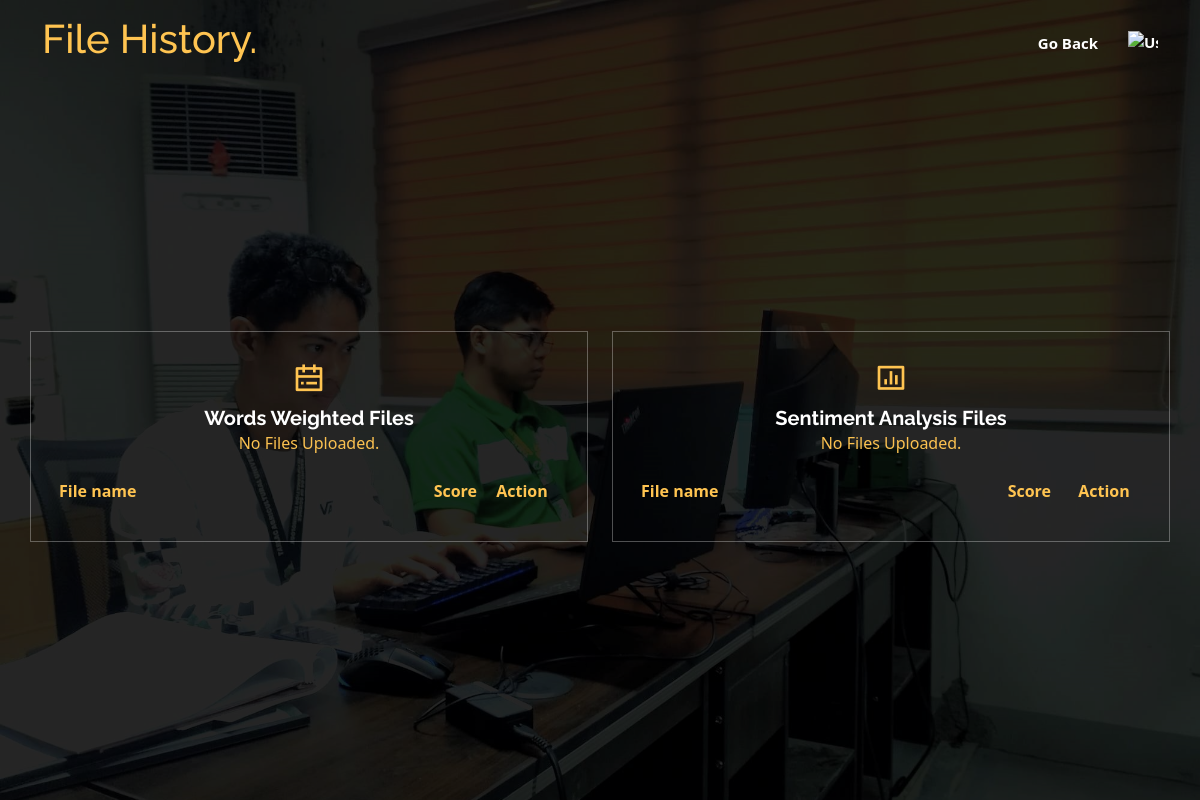
Page /user-files/ (signed in) on the earlier database version.
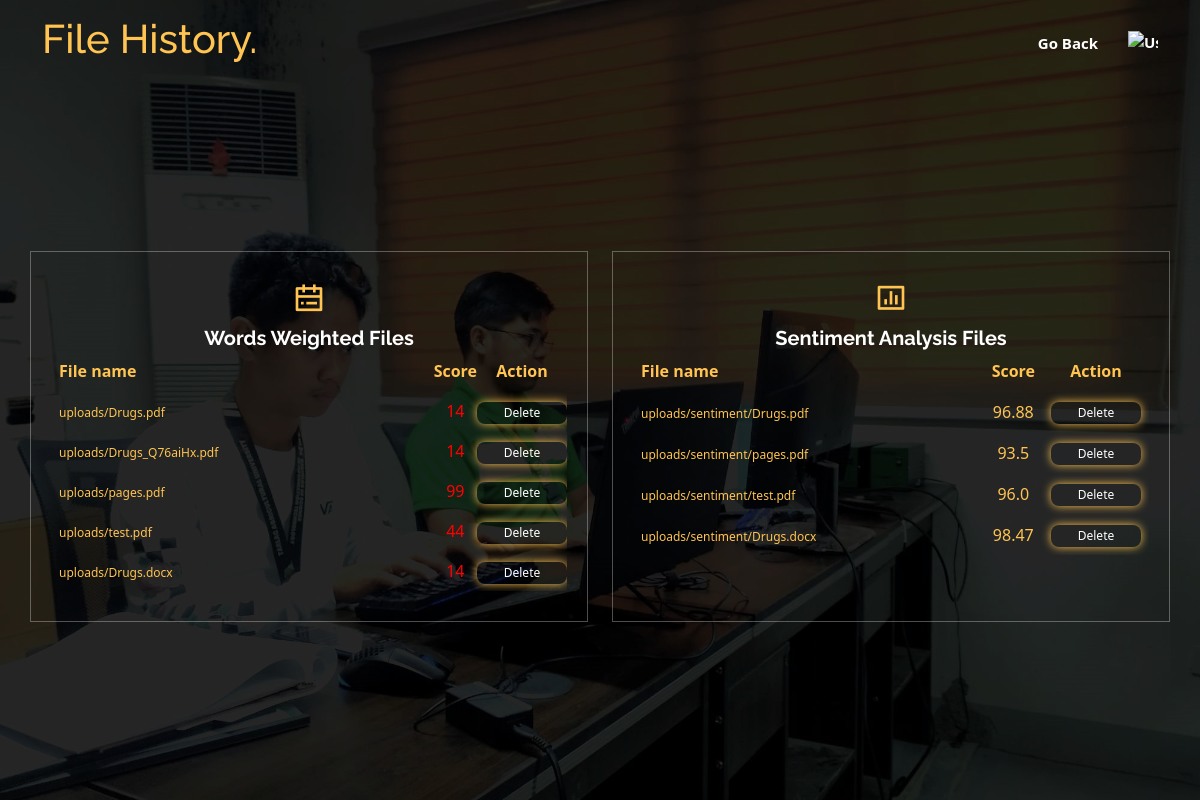
Same page on the later database version.
### myApp/models.py (models this page shows, shortened)
class FileKeywordCount(models.Model):
    user = models.ForeignKey(User, on_delete=models.CASCADE)
    file = models.FileField(upload_to='uploads/')
    file_type = models.CharField(max_length=10)
    keyword_count = models.JSONField()
    date_added = models.DateField(default=timezone.now)
    backUp = models.IntegerField(default=1)
    date_backUp = models.DateField(default=timezone.now)

class UploadedFile(models.Model):
    user = models.ForeignKey(get_user_model(), on_delete=models.CASCADE)
    document = models.FileField(upload_to='uploads/sentiment/')
    similarity_score = models.FloatField(null=True, blank=True)
    date_added = models.DateField(default=timezone.now)
    file_type = models.CharField(max_length=100)  # Add the file_type field
    backUp = models.IntegerField(default=1)
    date_backUp = models.DateField(default=timezone.now)

### myApp/views.py (the view)
# urls.py: path('user-files/', views.user_files, name='user_files'),
@login_required
def user_files(request):
    user_files = FileKeywordCount.objects.filter(user=request.user)
    Sentiment_file = UploadedFile.objects.filter(user=request.user)
    if user_files.exists():
        for file_entry in user_files:
            overall_total = sum(data['total'] for data in file_entry.keyword_count.values())
            accept_score = AcceptScore.objects.first()  # Assuming only one accept score exists
            if overall_total == accept_score.score:
                score_description = "Score Passed"
            elif overall_total < accept_score.score:
                score_description = "Failed, Score is Below the passing score"
            else:
                score_description = "Failed, Score is Higher than the passing score"
            file_entry.overall_total = overall_total
            file_entry.score_description = score_description
    else:
        return render(request, 'user_files.html', {'no_data_available': True, 'Sentiment_file': Sentiment_file})
    if Sentiment_file.exists():
        return render(request, 'user_files.html', {'user_files': user_files, 'Sentiment_file': Sentiment_file})
    else:
        return render(request, 'user_files.html', {'no_sentiment_data_available': True, 'user_files': user_files})

### templates/user_files.html (shortened to what the changed rows need)
{% load static %}
<!DOCTYPE html>
<html lang="en">
<head>
    <link href="{% static 'vendor/aos/aos.css' %}" rel="stylesheet">
    <link href="{% static 'vendor/bootstrap/css/bootstrap.min.css' %}" rel="stylesheet">
    <link href="{% static 'vendor/bootstrap-icons/bootstrap-icons.css' %}" rel="stylesheet">
    <link href="{% static 'vendor/boxicons/css/boxicons.min.css' %}" rel="stylesheet">
    <link href="{% static 'vendor/glightbox/css/glightbox.min.css' %}" rel="stylesheet">
    <link href="{% static 'vendor/remixicon/remixicon.css' %}" rel="stylesheet">
    <link href="{% static 'vendor/swiper/swiper-bundle.min.css' %}" rel="stylesheet">
    <link href="{% static 'css/style.css' %}" rel="stylesheet">
</head>
<body>
<header id="header" class="fixed-top ">
    <div class="container d-flex align-items-center justify-content-lg-between">
        <h1 class="me-auto"><a href="#">File History<span>.</span></a></h1>
    </div>
</header>
<section id="hero" class="d-flex align-items-center justify-content-center">
    <div class="container" data-aos="fade-up" style="padding:0;">
        <div class="row gy-4 mt-5 justify-content-center" data-aos="zoom-in" data-aos-delay="250" style="padding:0;">
            <div class="col-xl-2 col-md-4" id="box">
                <div class="icon-box">
                    <div id="insideBox">
                        <table>
                            <tr>
                                <th style="text-align: left;">File name</th>
                                <th style="width: 40px; text-align: center; padding: 0;">Score</th>
                                <th style="width: 90px; padding: 0;">Action</th>
                            </tr>
                            {% if user_files %}
                                {% for file_entry in user_files %}
                                    {% if file_entry.backUp == 1 %}
                                        <tr>
                                            <td><a href="{% url 'file_details' file_entry.id %}" style="font-size: 12px;">{{file_entry.file.name}}</a></td>
                                            <td style="width: 40px; text-align: center;">
                                                {% if file_entry.score_description == "Score Passed" %}
                                                    <span style="color:#FFFFFF;">{{ file_entry.overall_total }}</span>
                                                {% else %}
                                                    <span style="color:red;">{{ file_entry.overall_total }}</span>
                                                {% endif %}</td>
                                            <td  style="width: 90px; padding: 0; padding-right: 0px;">
                                                <form action="{% url 'move_file' file_entry.id %}" method="post">
                                                    <button type="submit" style="font-size: 12px;">Delete</button>
                                                </form>
                                            </td>
                                        </tr>
                                    {% endif %}
                                {% endfor %}
                            {% else %}
                                <p style="color:#FBC150;font-weight: 500;">No Files Uploaded.</p>
                            {% endif %}
                        </table>
                    </div>
                </div>
            </div>
            <div class="col-xl-2 col-md-4" id="box">
                <div class="icon-box">
                    <div id="insideBox">
                        <table>
                            <tr>
                                <th style="text-align: left;">File name</th>
                                <th style="width: 40px; text-align: center;">Score</th>
                                <th style="width: 90px;">Action</th>
                            </tr>
                            {% if Sentiment_file %}
                                {% for uploaded_file in Sentiment_file %}
                                    {% if uploaded_file.backUp == 1 %}
                                        <tr>
                                            <td><a href="{{ uploaded_file.document.url }}" style="font-size: 12px;">{{ uploaded_file.document.name }}</a></td>
                                            <td style="width: 40px; text-align: center;">{{uploaded_file.similarity_score }}</td>
                                            <td style="width: 90px;">
                                                <form action="{% url 'move_file' uploaded_file.id %}" method="post">
                                                    <button type="submit" style="font-size: 12px;">Delete</button>
                                                </form>
                                            </td>
                                        </tr>
                                    {% endif %}
                                {% endfor %}
                            {% else %}
                                <p style="color:#FBC150;font-weight: 500;">No Files Uploaded.</p>
                            {% endif %}
                        </table>
                    </div>
                </div>
            </div>
        </div>
    </div>
</section>
</body>
</html>

Differences in the rows shown:
added FileKeywordCount: file.name "uploads/Drugs.pdf", overall_total "14"
added FileKeywordCount: file.name "uploads/Drugs_Q76aiHx.pdf", overall_total "14"
added FileKeywordCount: file.name "uploads/pages.pdf", overall_total "99"
added FileKeywordCount: file.name "uploads/test.pdf", overall_total "44"
added FileKeywordCount: file.name "uploads/Drugs.docx", overall_total "14"
added UploadedFile: document.name "uploads/sentiment/Drugs.pdf", similarity_score "96.88"
added UploadedFile: document.name "uploads/sentiment/pages.pdf", similarity_score "93.5"
added UploadedFile: document.name "uploads/sentiment/test.pdf", similarity_score "96.0"
added UploadedFile: document.name "uploads/sentiment/Drugs.docx", similarity_score "98.47"
Other differences:
text no longer shown: "No Files Uploaded. No Files Uploaded."
